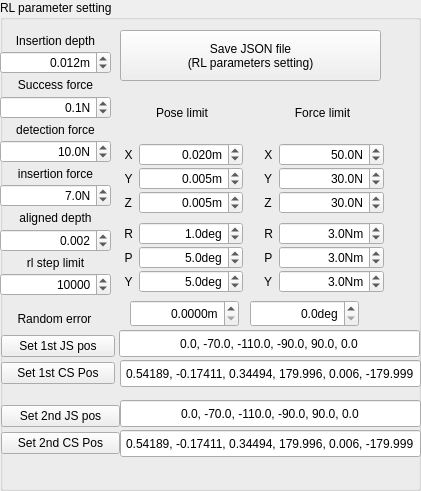
      <widget class="QGroupBox" name="groupBox_17">
       <property name="geometry">
        <rect>
         <x>10</x>
         <y>150</y>
         <width>421</width>
         <height>491</height>
        </rect>
       </property>
       <property name="title">
        <string>RL parameter setting</string>
       </property>
       <widget class="QPushButton" name="pushButton_saveJSONRLUserInputParameters">
        <property name="geometry">
         <rect>
          <x>120</x>
          <y>30</y>
          <width>261</width>
          <height>51</height>
         </rect>
        </property>
        <property name="sizePolicy">
         <sizepolicy hsizetype="Preferred" vsizetype="Preferred">
          <horstretch>0</horstretch>
          <verstretch>0</verstretch>
         </sizepolicy>
        </property>
        <property name="text">
         <string>Save JSON file
(RL parameters setting)</string>
        </property>
       </widget>
       <widget class="QWidget" name="layoutWidget_8">
        <property name="geometry">
         <rect>
          <x>0</x>
          <y>30</y>
          <width>111</width>
          <height>266</height>
         </rect>
        </property>
        <layout class="QVBoxLayout" name="verticalLayout_31">
         <property name="spacing">
          <number>0</number>
         </property>
         <item>
          <widget class="QLabel" name="labelTargetVelocity_4">
           <property name="text">
            <string>Insertion depth</string>
           </property>
           <property name="alignment">
            <set>Qt::AlignCenter</set>
           </property>
          </widget>
         </item>
         <item>
          <widget class="QDoubleSpinBox" name="task_doubleSpinBox_RLInput_insertionDepth">
           <property name="minimumSize">
            <size>
             <width>100</width>
             <height>0</height>
            </size>
           </property>
           <property name="alignment">
            <set>Qt::AlignRight|Qt::AlignTrailing|Qt::AlignVCenter</set>
           </property>
           <property name="suffix">
            <string>m</string>
           </property>
           <property name="decimals">
            <number>3</number>
           </property>
           <property name="maximum">
            <double>0.100000000000000</double>
           </property>
           <property name="singleStep">
            <double>0.001000000000000</double>
           </property>
           <property name="value">
            <double>0.012000000000000</double>
           </property>
          </widget>
         </item>
         <item>
          <widget class="QLabel" name="labelTargetAcceleration_4">
           <property name="text">
            <string>Success force</string>
           </property>
           <property name="alignment">
            <set>Qt::AlignCenter</set>
           </property>
          </widget>
         </item>
         <item>
          <widget class="QDoubleSpinBox" name="task_doubleSpinBox_RLInput_successForce">
           <property name="minimumSize">
            <size>
             <width>0</width>
             <height>0</height>
            </size>
           </property>
           <property name="alignment">
            <set>Qt::AlignRight|Qt::AlignTrailing|Qt::AlignVCenter</set>
           </property>
           <property name="suffix">
            <string>N</string>
           </property>
           <property name="decimals">
            <number>1</number>
           </property>
           <property name="maximum">
            <double>100.000000000000000</double>
           </property>
           <property name="singleStep">
            <double>0.100000000000000</double>
           </property>
           <property name="value">
            <double>0.100000000000000</double>
           </property>
          </widget>
         </item>
         <item>
          <widget class="QLabel" name="labelTargetVelocity_6">
           <property name="text">
            <string>detection force</string>
           </property>
           <property name="alignment">
            <set>Qt::AlignCenter</set>
           </property>
          </widget>
         </item>
         <item>
          <widget class="QDoubleSpinBox" name="task_doubleSpinBox_RLInput_detectionForce">
           <property name="minimumSize">
            <size>
             <width>0</width>
             <height>0</height>
            </size>
           </property>
           <property name="alignment">
            <set>Qt::AlignRight|Qt::AlignTrailing|Qt::AlignVCenter</set>
           </property>
           <property name="suffix">
            <string>N</string>
           </property>
           <property name="decimals">
            <number>1</number>
           </property>
           <property name="maximum">
            <double>100.000000000000000</double>
           </property>
           <property name="singleStep">
            <double>0.100000000000000</double>
           </property>
           <property name="value">
            <double>10.000000000000000</double>
           </property>
          </widget>
         </item>
         <item>
          <widget class="QLabel" name="labelTargetAcceleration_7">
           <property name="text">
            <string>insertion force</string>
           </property>
           <property name="alignment">
            <set>Qt::AlignCenter</set>
           </property>
          </widget>
         </item>
         <item>
          <widget class="QDoubleSpinBox" name="task_doubleSpinBox_RLInput_insertionForce">
           <property name="minimumSize">
            <size>
             <width>0</width>
             <height>0</height>
            </size>
           </property>
           <property name="alignment">
            <set>Qt::AlignRight|Qt::AlignTrailing|Qt::AlignVCenter</set>
           </property>
           <property name="suffix">
            <string>N</string>
           </property>
           <property name="decimals">
            <number>1</number>
           </property>
           <property name="maximum">
            <double>100.000000000000000</double>
           </property>
           <property name="singleStep">
            <double>0.100000000000000</double>
           </property>
           <property name="value">
            <double>7.000000000000000</double>
           </property>
          </widget>
         </item>
         <item>
          <widget class="QLabel" name="labelTargetAcceleration_8">
           <property name="text">
            <string>aligned depth</string>
           </property>
           <property name="alignment">
            <set>Qt::AlignCenter</set>
           </property>
          </widget>
         </item>
         <item>
          <widget class="QDoubleSpinBox" name="task_doubleSpinBox_RLInput_aligned_depth">
           <property name="minimumSize">
            <size>
             <width>0</width>
             <height>0</height>
            </size>
           </property>
           <property name="alignment">
            <set>Qt::AlignRight|Qt::AlignTrailing|Qt::AlignVCenter</set>
           </property>
           <property name="suffix">
            <string/>
           </property>
           <property name="decimals">
            <number>3</number>
           </property>
           <property name="maximum">
            <double>2.000000000000000</double>
           </property>
           <property name="singleStep">
            <double>0.000100000000000</double>
           </property>
           <property name="value">
            <double>0.002000000000000</double>
           </property>
          </widget>
         </item>
         <item>
          <widget class="QLabel" name="labelTargetAcceleration_9">
           <property name="text">
            <string>rl step limit</string>
           </property>
           <property name="alignment">
            <set>Qt::AlignCenter</set>
           </property>
          </widget>
         </item>
         <item>
          <widget class="QDoubleSpinBox" name="task_doubleSpinBox_RLInput_rl_step_limit">
           <property name="minimumSize">
            <size>
             <width>0</width>
             <height>0</height>
            </size>
           </property>
           <property name="alignment">
            <set>Qt::AlignRight|Qt::AlignTrailing|Qt::AlignVCenter</set>
           </property>
           <property name="suffix">
            <string/>
           </property>
           <property name="decimals">
            <number>0</number>
           </property>
           <property name="maximum">
            <double>100000.000000000000000</double>
           </property>
           <property name="singleStep">
            <double>100.000000000000000</double>
           </property>
           <property name="value">
            <double>10000.000000000000000</double>
           </property>
          </widget>
         </item>
        </layout>
       </widget>
       <widget class="QWidget" name="layoutWidget_7">
        <property name="geometry">
         <rect>
          <x>120</x>
          <y>90</y>
          <width>124</width>
          <height>204</height>
         </rect>
        </property>
        <layout class="QVBoxLayout" name="verticalLayout_30">
         <item>
          <widget class="QLabel" name="labelTargetVelocity_10">
           <property name="text">
            <string>Pose limit</string>
           </property>
           <property name="alignment">
            <set>Qt::AlignCenter</set>
           </property>
          </widget>
         </item>
         <item>
          <layout class="QFormLayout" name="formLayout">
           <property name="verticalSpacing">
            <number>1</number>
           </property>
           <property name="leftMargin">
            <number>1</number>
           </property>
           <property name="topMargin">
            <number>1</number>
           </property>
           <property name="rightMargin">
            <number>1</number>
           </property>
           <property name="bottomMargin">
            <number>1</number>
           </property>
           <item row="1" column="0">
            <widget class="QLabel" name="labelTargetVelocity_7">
             <property name="text">
              <string> X</string>
             </property>
             <property name="alignment">
              <set>Qt::AlignCenter</set>
             </property>
            </widget>
           </item>
           <item row="1" column="1">
            <widget class="QDoubleSpinBox" name="task_doubleSpinBox_RLInput_poseLimits_1">
             <property name="minimumSize">
              <size>
               <width>100</width>
               <height>0</height>
              </size>
             </property>
             <property name="alignment">
              <set>Qt::AlignRight|Qt::AlignTrailing|Qt::AlignVCenter</set>
             </property>
             <property name="suffix">
              <string>m</string>
             </property>
             <property name="decimals">
              <number>3</number>
             </property>
             <property name="maximum">
              <double>0.100000000000000</double>
             </property>
             <property name="singleStep">
              <double>0.001000000000000</double>
             </property>
             <property name="value">
              <double>0.020000000000000</double>
             </property>
            </widget>
           </item>
           <item row="3" column="0">
            <widget class="QLabel" name="labelTargetVelocity_8">
             <property name="text">
              <string> Y</string>
             </property>
             <property name="alignment">
              <set>Qt::AlignCenter</set>
             </property>
            </widget>
           </item>
           <item row="3" column="1">
            <widget class="QDoubleSpinBox" name="task_doubleSpinBox_RLInput_poseLimits_2">
             <property name="minimumSize">
              <size>
               <width>100</width>
               <height>0</height>
              </size>
             </property>
             <property name="alignment">
              <set>Qt::AlignRight|Qt::AlignTrailing|Qt::AlignVCenter</set>
             </property>
             <property name="suffix">
              <string>m</string>
             </property>
             <property name="decimals">
              <number>3</number>
             </property>
             <property name="maximum">
              <double>0.100000000000000</double>
             </property>
             <property name="singleStep">
              <double>0.001000000000000</double>
             </property>
             <property name="value">
              <double>0.005000000000000</double>
             </property>
            </widget>
           </item>
           <item row="4" column="0">
            <widget class="QLabel" name="labelTargetVelocity_9">
             <property name="text">
              <string> Z</string>
             </property>
             <property name="alignment">
              <set>Qt::AlignCenter</set>
             </property>
            </widget>
           </item>
           <item row="4" column="1">
            <widget class="QDoubleSpinBox" name="task_doubleSpinBox_RLInput_poseLimits_3">
             <property name="minimumSize">
              <size>
               <width>100</width>
               <height>0</height>
              </size>
             </property>
             <property name="alignment">
              <set>Qt::AlignRight|Qt::AlignTrailing|Qt::AlignVCenter</set>
             </property>
             <property name="suffix">
              <string>m</string>
             </property>
             <property name="decimals">
              <number>3</number>
             </property>
             <property name="maximum">
              <double>0.100000000000000</double>
             </property>
             <property name="singleStep">
              <double>0.001000000000000</double>
             </property>
             <property name="value">
              <double>0.005000000000000</double>
             </property>
            </widget>
           </item>
          </layout>
         </item>
         <item>
          <layout class="QFormLayout" name="formLayout_4">
           <property name="verticalSpacing">
            <number>1</number>
           </property>
           <property name="leftMargin">
            <number>1</number>
           </property>
           <property name="topMargin">
            <number>1</number>
           </property>
           <property name="rightMargin">
            <number>1</number>
           </property>
           <property name="bottomMargin">
            <number>1</number>
           </property>
           <item row="0" column="0">
            <widget class="QLabel" name="labelTargetVelocity_11">
             <property name="text">
              <string> R</string>
             </property>
             <property name="alignment">
              <set>Qt::AlignCenter</set>
             </property>
            </widget>
           </item>
           <item row="0" column="1">
            <widget class="QDoubleSpinBox" name="task_doubleSpinBox_RLInput_poseLimits_4">
             <property name="minimumSize">
              <size>
               <width>100</width>
               <height>0</height>
              </size>
             </property>
             <property name="alignment">
              <set>Qt::AlignRight|Qt::AlignTrailing|Qt::AlignVCenter</set>
             </property>
             <property name="suffix">
              <string>deg</string>
             </property>
             <property name="decimals">
              <number>1</number>
             </property>
             <property name="maximum">
              <double>15.000000000000000</double>
             </property>
             <property name="singleStep">
              <double>0.100000000000000</double>
             </property>
             <property name="value">
              <double>1.000000000000000</double>
             </property>
            </widget>
           </item>
           <item row="3" column="0">
            <widget class="QLabel" name="labelTargetVelocity_13">
             <property name="text">
              <string> Y</string>
             </property>
             <property name="alignment">
              <set>Qt::AlignCenter</set>
             </property>
            </widget>
           </item>
           <item row="2" column="1">
            <widget class="QDoubleSpinBox" name="task_doubleSpinBox_RLInput_poseLimits_5">
             <property name="minimumSize">
              <size>
               <width>100</width>
               <height>0</height>
              </size>
             </property>
             <property name="alignment">
              <set>Qt::AlignRight|Qt::AlignTrailing|Qt::AlignVCenter</set>
             </property>
             <property name="suffix">
              <string>deg</string>
             </property>
             <property name="decimals">
              <number>1</number>
             </property>
             <property name="maximum">
              <double>15.000000000000000</double>
             </property>
             <property name="singleStep">
              <double>0.100000000000000</double>
             </property>
             <property name="value">
              <double>5.000000000000000</double>
             </property>
            </widget>
           </item>
           <item row="3" column="1">
            <widget class="QDoubleSpinBox" name="task_doubleSpinBox_RLInput_poseLimits_6">
             <property name="minimumSize">
              <size>
               <width>100</width>
               <height>0</height>
              </size>
             </property>
             <property name="alignment">
              <set>Qt::AlignRight|Qt::AlignTrailing|Qt::AlignVCenter</set>
             </property>
             <property name="suffix">
              <string>deg</string>
             </property>
             <property name="decimals">
              <number>1</number>
             </property>
             <property name="maximum">
              <double>15.000000000000000</double>
             </property>
             <property name="singleStep">
              <double>0.100000000000000</double>
             </property>
             <property name="value">
              <double>5.000000000000000</double>
             </property>
            </widget>
           </item>
           <item row="2" column="0">
            <widget class="QLabel" name="labelTargetVelocity_12">
             <property name="text">
              <string> P</string>
             </property>
             <property name="alignment">
              <set>Qt::AlignCenter</set>
             </property>
            </widget>
           </item>
          </layout>
         </item>
        </layout>
       </widget>
       <widget class="QWidget" name="layoutWidget_9">
        <property name="geometry">
         <rect>
          <x>260</x>
          <y>90</y>
          <width>125</width>
          <height>204</height>
         </rect>
        </property>
        <layout class="QVBoxLayout" name="verticalLayout_29">
         <item>
          <widget class="QLabel" name="labelTargetVelocity_20">
           <property name="text">
            <string>Force limit</string>
           </property>
           <property name="alignment">
            <set>Qt::AlignCenter</set>
           </property>
          </widget>
         </item>
         <item>
          <layout class="QFormLayout" name="formLayout_5">
           <property name="verticalSpacing">
            <number>1</number>
           </property>
           <property name="leftMargin">
            <number>1</number>
           </property>
           <property name="topMargin">
            <number>1</number>
           </property>
           <property name="rightMargin">
            <number>1</number>
           </property>
           <property name="bottomMargin">
            <number>1</number>
           </property>
           <item row="1" column="0">
            <widget class="QLabel" name="labelTargetVelocity_14">
             <property name="text">
              <string> X</string>
             </property>
            </widget>
           </item>
           <item row="1" column="1">
            <widget class="QDoubleSpinBox" name="task_doubleSpinBox_RLInput_ForceLimits_1">
             <property name="minimumSize">
              <size>
               <width>100</width>
               <height>0</height>
              </size>
             </property>
             <property name="alignment">
              <set>Qt::AlignRight|Qt::AlignTrailing|Qt::AlignVCenter</set>
             </property>
             <property name="suffix">
              <string>N</string>
             </property>
             <property name="decimals">
              <number>1</number>
             </property>
             <property name="maximum">
              <double>100.000000000000000</double>
             </property>
             <property name="singleStep">
              <double>0.100000000000000</double>
             </property>
             <property name="value">
              <double>50.000000000000000</double>
             </property>
            </widget>
           </item>
           <item row="3" column="0">
            <widget class="QLabel" name="labelTargetVelocity_15">
             <property name="text">
              <string> Y</string>
             </property>
            </widget>
           </item>
           <item row="3" column="1">
            <widget class="QDoubleSpinBox" name="task_doubleSpinBox_RLInput_ForceLimits_2">
             <property name="minimumSize">
              <size>
               <width>100</width>
               <height>0</height>
              </size>
             </property>
             <property name="alignment">
              <set>Qt::AlignRight|Qt::AlignTrailing|Qt::AlignVCenter</set>
             </property>
             <property name="suffix">
              <string>N</string>
             </property>
             <property name="decimals">
              <number>1</number>
             </property>
             <property name="maximum">
              <double>100.000000000000000</double>
             </property>
             <property name="singleStep">
              <double>0.100000000000000</double>
             </property>
             <property name="value">
              <double>30.000000000000000</double>
             </property>
            </widget>
           </item>
           <item row="4" column="0">
            <widget class="QLabel" name="labelTargetVelocity_16">
             <property name="text">
              <string> Z</string>
             </property>
            </widget>
           </item>
           <item row="4" column="1">
            <widget class="QDoubleSpinBox" name="task_doubleSpinBox_RLInput_ForceLimits_3">
             <property name="minimumSize">
              <size>
               <width>100</width>
               <height>0</height>
              </size>
             </property>
             <property name="alignment">
              <set>Qt::AlignRight|Qt::AlignTrailing|Qt::AlignVCenter</set>
             </property>
             <property name="suffix">
              <string>N</string>
             </property>
             <property name="decimals">
              <number>1</number>
             </property>
             <property name="maximum">
              <double>100.000000000000000</double>
             </property>
             <property name="singleStep">
              <double>0.100000000000000</double>
             </property>
             <property name="value">
              <double>30.000000000000000</double>
             </property>
            </widget>
           </item>
          </layout>
         </item>
         <item>
          <layout class="QFormLayout" name="formLayout_6">
           <property name="verticalSpacing">
            <number>1</number>
           </property>
           <property name="leftMargin">
            <number>1</number>
           </property>
           <property name="topMargin">
            <number>1</number>
           </property>
           <property name="rightMargin">
            <number>1</number>
           </property>
           <property name="bottomMargin">
            <number>1</number>
           </property>
           <item row="0" column="0">
            <widget class="QLabel" name="labelTargetVelocity_17">
             <property name="text">
              <string> R</string>
             </property>
            </widget>
           </item>
           <item row="0" column="1">
            <widget class="QDoubleSpinBox" name="task_doubleSpinBox_RLInput_ForceLimits_4">
             <property name="minimumSize">
              <size>
               <width>100</width>
               <height>0</height>
              </size>
             </property>
             <property name="alignment">
              <set>Qt::AlignRight|Qt::AlignTrailing|Qt::AlignVCenter</set>
             </property>
             <property name="suffix">
              <string>Nm</string>
             </property>
             <property name="decimals">
              <number>1</number>
             </property>
             <property name="maximum">
              <double>10.000000000000000</double>
             </property>
             <property name="singleStep">
              <double>0.100000000000000</double>
             </property>
             <property name="value">
              <double>3.000000000000000</double>
             </property>
            </widget>
           </item>
           <item row="2" column="0">
            <widget class="QLabel" name="labelTargetVelocity_19">
             <property name="text">
              <string> P</string>
             </property>
            </widget>
           </item>
           <item row="2" column="1">
            <widget class="QDoubleSpinBox" name="task_doubleSpinBox_RLInput_ForceLimits_5">
             <property name="minimumSize">
              <size>
               <width>100</width>
               <height>0</height>
              </size>
             </property>
             <property name="alignment">
              <set>Qt::AlignRight|Qt::AlignTrailing|Qt::AlignVCenter</set>
             </property>
             <property name="suffix">
              <string>Nm</string>
             </property>
             <property name="decimals">
              <number>1</number>
             </property>
             <property name="maximum">
              <double>10.000000000000000</double>
             </property>
             <property name="singleStep">
              <double>0.100000000000000</double>
             </property>
             <property name="value">
              <double>3.000000000000000</double>
             </property>
            </widget>
           </item>
           <item row="3" column="0">
            <widget class="QLabel" name="labelTargetVelocity_18">
             <property name="text">
              <string> Y</string>
             </property>
            </widget>
           </item>
           <item row="3" column="1">
            <widget class="QDoubleSpinBox" name="task_doubleSpinBox_RLInput_ForceLimits_6">
             <property name="minimumSize">
              <size>
               <width>100</width>
               <height>0</height>
              </size>
             </property>
             <property name="alignment">
              <set>Qt::AlignRight|Qt::AlignTrailing|Qt::AlignVCenter</set>
             </property>
             <property name="suffix">
              <string>Nm</string>
             </property>
             <property name="decimals">
              <number>1</number>
             </property>
             <property name="maximum">
              <double>10.000000000000000</double>
             </property>
             <property name="singleStep">
              <double>0.100000000000000</double>
             </property>
             <property name="value">
              <double>3.000000000000000</double>
             </property>
            </widget>
           </item>
          </layout>
         </item>
        </layout>
       </widget>
       <widget class="QWidget" name="layoutWidget_10">
        <property name="geometry">
         <rect>
          <x>0</x>
          <y>330</y>
          <width>116</width>
          <height>61</height>
         </rect>
        </property>
        <layout class="QVBoxLayout" name="verticalLayout_28">
         <property name="spacing">
          <number>1</number>
         </property>
         <property name="leftMargin">
          <number>1</number>
         </property>
         <property name="topMargin">
          <number>1</number>
         </property>
         <property name="rightMargin">
          <number>1</number>
         </property>
         <property name="bottomMargin">
          <number>1</number>
         </property>
         <item>
          <widget class="QPushButton" name="pushButton_setRLCurrentJSPosition">
           <property name="text">
            <string>Set 1st JS pos</string>
           </property>
          </widget>
         </item>
         <item>
          <widget class="QPushButton" name="pushButton_setRLCurrentCSPose">
           <property name="text">
            <string>Set 1st CS Pos</string>
           </property>
          </widget>
         </item>
        </layout>
       </widget>
       <widget class="QLabel" name="labelTargetVelocity_28">
        <property name="geometry">
         <rect>
          <x>0</x>
          <y>310</y>
          <width>109</width>
          <height>17</height>
         </rect>
        </property>
        <property name="text">
         <string>Random error</string>
        </property>
        <property name="alignment">
         <set>Qt::AlignCenter</set>
        </property>
       </widget>
       <widget class="QDoubleSpinBox" name="task_doubleSpinBox_RLInput_random_error_scale">
        <property name="geometry">
         <rect>
          <x>130</x>
          <y>300</y>
          <width>109</width>
          <height>27</height>
         </rect>
        </property>
        <property name="minimumSize">
         <size>
          <width>100</width>
          <height>0</height>
         </size>
        </property>
        <property name="alignment">
         <set>Qt::AlignRight|Qt::AlignTrailing|Qt::AlignVCenter</set>
        </property>
        <property name="suffix">
         <string>m</string>
        </property>
        <property name="decimals">
         <number>4</number>
        </property>
        <property name="maximum">
         <double>0.100000000000000</double>
        </property>
        <property name="singleStep">
         <double>0.001000000000000</double>
        </property>
        <property name="value">
         <double>0.000000000000000</double>
        </property>
       </widget>
       <widget class="QDoubleSpinBox" name="task_doubleSpinBox_RLInput_random_error_orientation_scale">
        <property name="geometry">
         <rect>
          <x>250</x>
          <y>300</y>
          <width>109</width>
          <height>27</height>
         </rect>
        </property>
        <property name="minimumSize">
         <size>
          <width>100</width>
          <height>0</height>
         </size>
        </property>
        <property name="alignment">
         <set>Qt::AlignRight|Qt::AlignTrailing|Qt::AlignVCenter</set>
        </property>
        <property name="suffix">
         <string>deg</string>
        </property>
        <property name="decimals">
         <number>1</number>
        </property>
        <property name="minimum">
         <double>0.000000000000000</double>
        </property>
        <property name="maximum">
         <double>5.000000000000000</double>
        </property>
        <property name="singleStep">
         <double>0.001000000000000</double>
        </property>
        <property name="value">
         <double>0.000000000000000</double>
        </property>
       </widget>
       <widget class="QWidget" name="layoutWidget_16">
        <property name="geometry">
         <rect>
          <x>0</x>
          <y>400</y>
          <width>121</width>
          <height>61</height>
         </rect>
        </property>
        <layout class="QVBoxLayout" name="verticalLayout_35">
         <property name="spacing">
          <number>1</number>
         </property>
         <property name="leftMargin">
          <number>1</number>
         </property>
         <property name="topMargin">
          <number>1</number>
         </property>
         <property name="rightMargin">
          <number>1</number>
         </property>
         <property name="bottomMargin">
          <number>1</number>
         </property>
         <item>
          <widget class="QPushButton" name="pushButton_setRLCurrentJSPosition_2">
           <property name="text">
            <string>Set 2nd JS pos</string>
           </property>
          </widget>
         </item>
         <item>
          <widget class="QPushButton" name="pushButton_setRLCurrentCSPose_2">
           <property name="text">
            <string>Set 2nd CS Pos</string>
           </property>
          </widget>
         </item>
        </layout>
       </widget>
       <widget class="QLineEdit" name="lineEdit_controlView_RLtargetJSPosition">
        <property name="enabled">
         <bool>true</bool>
        </property>
        <property name="geometry">
         <rect>
          <x>119</x>
          <y>330</y>
          <width>301</width>
          <height>27</height>
         </rect>
        </property>
        <property name="text">
         <string>0.0, -70.0, -110.0, -90.0, 90.0, 0.0</string>
        </property>
        <property name="alignment">
         <set>Qt::AlignCenter</set>
        </property>
       </widget>
       <widget class="QLineEdit" name="lineEdit_controlView_RLtargetCSPose">
        <property name="enabled">
         <bool>true</bool>
        </property>
        <property name="geometry">
         <rect>
          <x>120</x>
          <y>360</y>
          <width>301</width>
          <height>27</height>
         </rect>
        </property>
        <property name="text">
         <string>0.54189, -0.17411, 0.34494, 179.996, 0.006, -179.999</string>
        </property>
        <property name="alignment">
         <set>Qt::AlignCenter</set>
        </property>
       </widget>
       <widget class="QLineEdit" name="lineEdit_controlView_RLtargetJSPosition_2">
        <property name="enabled">
         <bool>true</bool>
        </property>
        <property name="geometry">
         <rect>
          <x>120</x>
          <y>400</y>
          <width>301</width>
          <height>27</height>
         </rect>
        </property>
        <property name="text">
         <string>0.0, -70.0, -110.0, -90.0, 90.0, 0.0</string>
        </property>
        <property name="alignment">
         <set>Qt::AlignCenter</set>
        </property>
       </widget>
       <widget class="QLineEdit" name="lineEdit_controlView_RLtargetCSPose_2">
        <property name="enabled">
         <bool>true</bool>
        </property>
        <property name="geometry">
         <rect>
          <x>120</x>
          <y>430</y>
          <width>301</width>
          <height>27</height>
         </rect>
        </property>
        <property name="text">
         <string>0.54189, -0.17411, 0.34494, 179.996, 0.006, -179.999</string>
        </property>
        <property name="alignment">
         <set>Qt::AlignCenter</set>
        </property>
       </widget>
      </widget>
